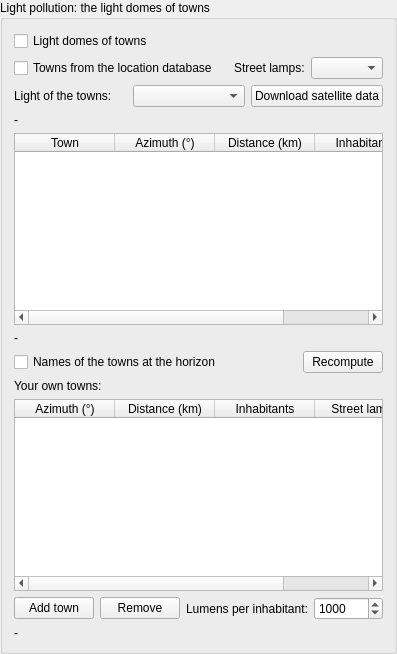
        <widget class="QGroupBox" name="lightDomesGroupBox">
         <property name="title">
          <string>Light pollution: the light domes of towns</string>
         </property>
         <layout class="QGridLayout" name="lightDomesGridLayout">
          <item row="0" column="0" colspan="2">
           <widget class="QCheckBox" name="lightDomesCheckBox">
            <property name="toolTip">
             <string>Towns light the sky over the horizon in their direction: the light of their street lamps, scattered by the air and the haze (model of Garstang 1986/1991, with the curvature of the Earth). The dome grows the closer the town is, and white LEDs give a larger, bluer dome than sodium lamps, since the air scatters blue light more. The haze follows the extinction coefficient of the atmosphere settings. Only in the photographic mode. The light pollution setting of the sky is then the whole sky at the zenith: what the domes do not give there is spread evenly (local lights).</string>
            </property>
            <property name="text">
             <string>Light domes of towns</string>
            </property>
           </widget>
          </item>
          <item row="1" column="0" colspan="2">
           <layout class="QHBoxLayout" name="lightDomesDatabaseLayout">
            <item>
             <widget class="QCheckBox" name="lightDomesDatabaseCheckBox">
              <property name="toolTip">
               <string>Take the towns within 400 km from the location database of Stellarium, with their population (places of about 15000 inhabitants and more; the smaller ones are part of the even light pollution). The database lists the districts of large cities as places of their own, while the city has the population of the whole: places inside the area of a larger town are counted in it. Found again when the location changes. The towns of the table below are added to them.</string>
              </property>
              <property name="text">
               <string>Towns from the location database</string>
              </property>
             </widget>
            </item>
            <item>
             <spacer name="lightDomesDatabaseSpacer">
              <property name="orientation">
               <enum>Qt::Horizontal</enum>
              </property>
              <property name="sizeHint" stdset="0">
               <size>
                <width>10</width>
                <height>10</height>
               </size>
              </property>
             </spacer>
            </item>
            <item>
             <widget class="QLabel" name="lightDomesDatabaseLampLabel">
              <property name="text">
               <string>Street lamps:</string>
              </property>
             </widget>
            </item>
            <item>
             <widget class="QComboBox" name="lightDomesDatabaseLampComboBox">
              <property name="toolTip">
               <string>The kind of street lamps of the towns from the location database</string>
              </property>
             </widget>
            </item>
           </layout>
          </item>
          <item row="2" column="0" colspan="2">
           <layout class="QHBoxLayout" name="lightDomesSourceLayout">
            <item>
             <widget class="QLabel" name="lightDomesSourceLabel">
              <property name="text">
               <string>Light of the towns:</string>
              </property>
             </widget>
            </item>
            <item>
             <widget class="QComboBox" name="lightDomesSourceComboBox">
              <property name="toolTip">
               <string>Where the light of the towns comes from: their population (1000 lumens per inhabitant, see below), or the light measured by the VIIRS satellite (night lights of 2024, 15 arc seconds), which also has the villages, roads, industries and greenhouses, calibrated to the same lumens per inhabitant with Swedish towns. The satellite data are downloaded only for the places you ask for (below 1 MB for 400 km around).</string>
              </property>
             </widget>
            </item>
            <item>
             <widget class="QPushButton" name="lightDomesDownloadPushButton">
              <property name="toolTip">
               <string>Download the satellite map of the night lights within 400 km of the current location (from zenodo.org; kept in the cache directory)</string>
              </property>
              <property name="text">
               <string>Download satellite data</string>
              </property>
             </widget>
            </item>
           </layout>
          </item>
          <item row="3" column="0" colspan="2">
           <widget class="QLabel" name="lightDomesSatelliteLabel">
            <property name="text">
             <string notr="true">-</string>
            </property>
            <property name="wordWrap">
             <bool>true</bool>
            </property>
           </widget>
          </item>
          <item row="4" column="0" colspan="2">
           <widget class="QTableWidget" name="lightDomesDatabaseTableWidget">
            <property name="toolTip">
             <string>The towns from the location database, the brightest domes first (population divided by the distance to the power 2.5). A town missing here (or a bright industrial area) can be added in your own towns below.</string>
            </property>
            <property name="minimumSize">
             <size>
              <width>0</width>
              <height>90</height>
             </size>
            </property>
            <property name="editTriggers">
             <set>QAbstractItemView::NoEditTriggers</set>
            </property>
            <property name="selectionBehavior">
             <enum>QAbstractItemView::SelectRows</enum>
            </property>
            <column>
             <property name="text">
              <string>Town</string>
             </property>
            </column>
            <column>
             <property name="text">
              <string>Azimuth (°)</string>
             </property>
            </column>
            <column>
             <property name="text">
              <string>Distance (km)</string>
             </property>
            </column>
            <column>
             <property name="text">
              <string>Inhabitants</string>
             </property>
            </column>
           </widget>
          </item>
          <item row="5" column="0" colspan="2">
           <widget class="QLabel" name="lightDomesDatabaseInfoLabel">
            <property name="text">
             <string notr="true">-</string>
            </property>
            <property name="wordWrap">
             <bool>true</bool>
            </property>
           </widget>
          </item>
          <item row="6" column="0" colspan="2">
           <layout class="QHBoxLayout" name="lightDomesDatabaseButtonLayout">
            <item>
             <widget class="QCheckBox" name="lightDomesLabelsCheckBox">
              <property name="toolTip">
               <string>Write the names of the towns whose domes show (5 degrees above the horizon at least 2% of a dark natural sky) at the horizon, like the gazetteer of a landscape and in its colors (font size and angle of the landscape labels). The brightest domes first: a name that would overlap a brighter one is left out.</string>
              </property>
              <property name="text">
               <string>Names of the towns at the horizon</string>
              </property>
             </widget>
            </item>
            <item>
             <spacer name="lightDomesDatabaseButtonSpacer">
              <property name="orientation">
               <enum>Qt::Horizontal</enum>
              </property>
              <property name="sizeHint" stdset="0">
               <size>
                <width>10</width>
                <height>10</height>
               </size>
              </property>
             </spacer>
            </item>
            <item>
             <widget class="QPushButton" name="lightDomesRecomputePushButton">
              <property name="toolTip">
               <string>Find the towns around the current location again and compute the domes anew</string>
              </property>
              <property name="text">
               <string>Recompute</string>
              </property>
             </widget>
            </item>
           </layout>
          </item>
          <item row="7" column="0" colspan="2">
           <widget class="QLabel" name="lightDomesOwnLabel">
            <property name="text">
             <string>Your own towns:</string>
            </property>
           </widget>
          </item>
          <item row="8" column="0" colspan="2">
           <widget class="QTableWidget" name="lightDomesTableWidget">
            <property name="toolTip">
             <string>The towns: their direction (azimuth from north towards east), distance, number of inhabitants and kind of street lamps. Double-click a value to change it.</string>
            </property>
            <property name="minimumSize">
             <size>
              <width>0</width>
              <height>90</height>
             </size>
            </property>
            <property name="selectionBehavior">
             <enum>QAbstractItemView::SelectRows</enum>
            </property>
            <column>
             <property name="text">
              <string>Azimuth (°)</string>
             </property>
            </column>
            <column>
             <property name="text">
              <string>Distance (km)</string>
             </property>
            </column>
            <column>
             <property name="text">
              <string>Inhabitants</string>
             </property>
            </column>
            <column>
             <property name="text">
              <string>Street lamps</string>
             </property>
            </column>
           </widget>
          </item>
          <item row="9" column="0" colspan="2">
           <layout class="QHBoxLayout" name="lightDomesButtonLayout">
            <item>
             <widget class="QPushButton" name="lightDomesAddPushButton">
              <property name="text">
               <string>Add town</string>
              </property>
             </widget>
            </item>
            <item>
             <widget class="QPushButton" name="lightDomesRemovePushButton">
              <property name="text">
               <string>Remove</string>
              </property>
             </widget>
            </item>
            <item>
             <widget class="QLabel" name="lightDomesLumensLabel">
              <property name="text">
               <string>Lumens per inhabitant:</string>
              </property>
             </widget>
            </item>
            <item>
             <widget class="QDoubleSpinBox" name="lightDomesLumensDoubleSpinBox">
              <property name="toolTip">
               <string>The light of the street lamps per inhabitant. 1000 lumens reproduce Walker's law (the sky 45 degrees above the horizon towards a town brightens by 1% of the natural sky times the population, divided by the distance in km to the power 2.5). Towns with much lighting (or seen with old, unshielded lamps) more, towns with shielded lamps and lights switched off at night less.</string>
              </property>
              <property name="decimals">
               <number>0</number>
              </property>
              <property name="minimum">
               <double>50.000000000000000</double>
              </property>
              <property name="maximum">
               <double>10000.000000000000000</double>
              </property>
              <property name="singleStep">
               <double>50.000000000000000</double>
              </property>
              <property name="value">
               <double>1000.000000000000000</double>
              </property>
              <property name="keyboardTracking">
               <bool>false</bool>
              </property>
             </widget>
            </item>
           </layout>
          </item>
          <item row="10" column="0" colspan="2">
           <widget class="QLabel" name="lightDomesZenithLabel">
            <property name="toolTip">
             <string>The light of the domes at the zenith (artificial only, without the natural sky)</string>
            </property>
            <property name="text">
             <string notr="true">-</string>
            </property>
           </widget>
          </item>
         </layout>
        </widget>
